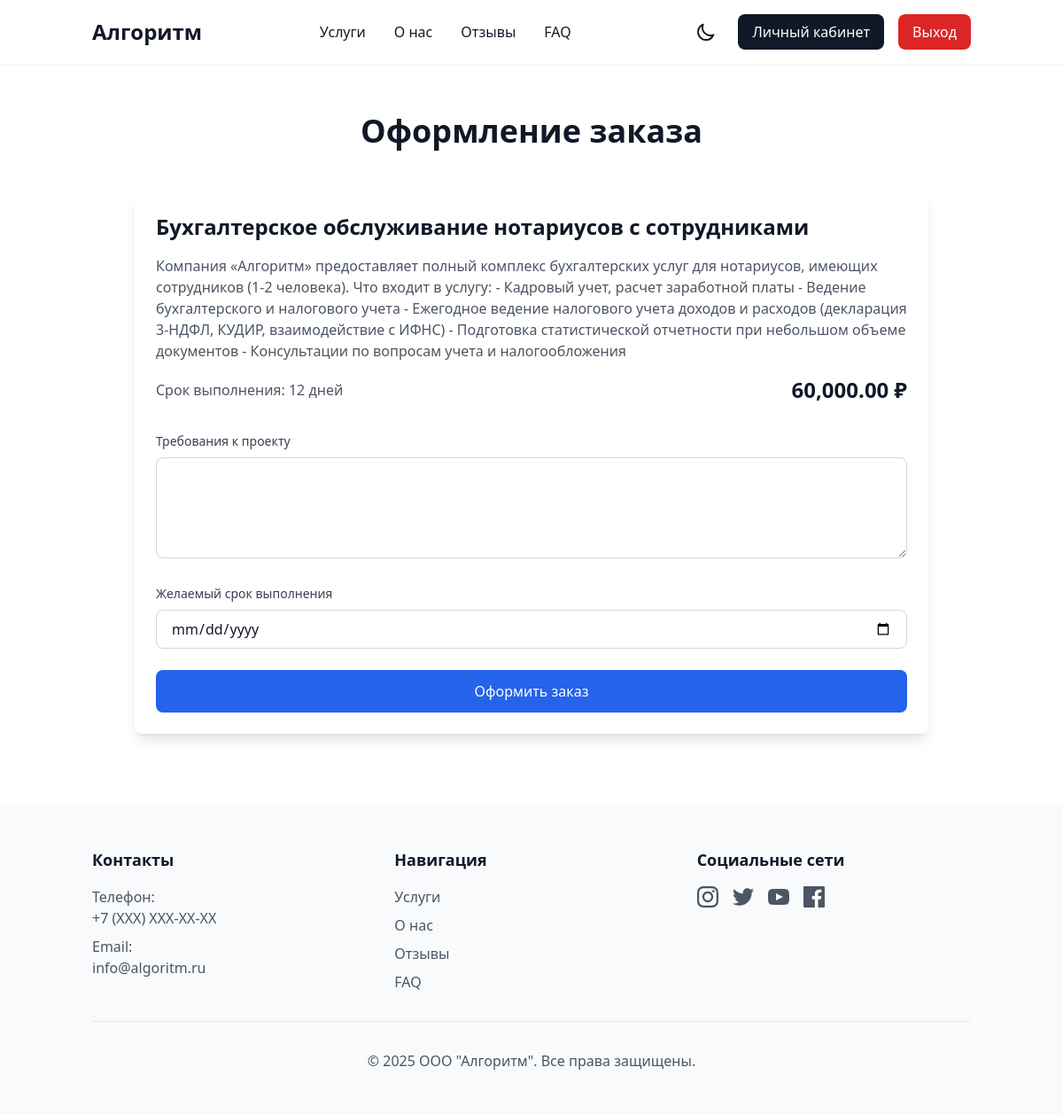
Screenshot of /order.php?service_id=14 (signed in) with the database file from the repository.
### tables this page shows
CREATE TABLE `services` (
  `id` int(11) NOT NULL,
  `title` varchar(255) NOT NULL,
  `brief_description` text NOT NULL,
  `full_description` text NOT NULL,
  `price` decimal(10,2) NOT NULL,
  `duration_days` int(11) NOT NULL,
  `created_at` timestamp NOT NULL DEFAULT CURRENT_TIMESTAMP,
  `updated_at` timestamp NOT NULL DEFAULT CURRENT_TIMESTAMP ON UPDATE CURRENT_TIMESTAMP
);

### order.php (the view, shortened to what this page needs)
<?php
require_once 'config/database.php';
?>
<!DOCTYPE html>
<html lang="ru" class="scroll-smooth">
<head>
    <link href="public/css/style.css" rel="stylesheet">
</head>
<body class="bg-white dark:bg-gray-900 text-gray-900 dark:text-white">
    <?php include 'includes/header.php'; ?>
    <section class="pt-32 py-20">
        <div class="container mx-auto px-4">
            <h2 class="text-4xl font-bold text-center mb-12">Оформление заказа</h2>
            <div class="max-w-4xl mx-auto">
                <?php if (isset($_GET['service_id'])): ?>
                    <?php
                    try {
                        $stmt = $pdo->prepare("SELECT * FROM services WHERE id = ?");
                        $stmt->execute([$_GET['service_id']]);
                        $service = $stmt->fetch();
                        if ($service):
                    ?>
                        <div class="bg-white dark:bg-gray-800 rounded-lg shadow-lg p-6">
                            <div class="mb-8">
                                <h3 class="text-2xl font-semibold mb-4"><?php echo htmlspecialchars($service['title']); ?></h3>
                                <p class="text-gray-600 dark:text-gray-400 mb-4">
                                    <?php echo htmlspecialchars($service['full_description']); ?>
                                </p>
                                <div class="flex justify-between items-center">
                                    <div>
                                        <p class="text-gray-600 dark:text-gray-400">
                                            Срок выполнения: <?php echo htmlspecialchars($service['duration_days']); ?> дней
                                        </p>
                                    </div>
                                    <div class="text-right">
                                        <p class="text-2xl font-bold"><?php echo number_format($service['price'], 2); ?> ₽</p>
                                    </div>
                                </div>
                            </div>
                            <?php if (isset($_SESSION['user_id'])): ?>
                                <form action="order.php?service_id=<?php echo $service['id']; ?>" method="POST" class="space-y-6">
                                    <div>
                                        <label for="requirements" class="block text-sm font-medium text-gray-700 dark:text-gray-300 mb-2">
                                            Требования к проекту
                                        </label>
                                        <textarea
                                            id="requirements"
                                            name="requirements"
                                            rows="4"
                                            class="w-full px-4 py-2 border border-gray-300 dark:border-gray-600 rounded-lg focus:ring-2 focus:ring-blue-500 dark:bg-gray-700 dark:text-white"
                                            required
                                        ></textarea>
                                    </div>
                                    <div>
                                        <label for="deadline" class="block text-sm font-medium text-gray-700 dark:text-gray-300 mb-2">
                                            Желаемый срок выполнения
                                        </label>
                                        <input
                                            type="date"
                                            id="deadline"
                                            name="deadline"
                                            class="w-full px-4 py-2 border border-gray-300 dark:border-gray-600 rounded-lg focus:ring-2 focus:ring-blue-500 dark:bg-gray-700 dark:text-white"
                                            required
                                        >
                                    </div>
                                    <button
                                        type="submit"
                                        class="w-full bg-blue-600 text-white px-6 py-3 rounded-lg hover:bg-blue-700 transition-colors"
                                    >
                                        Оформить заказ
                                    </button>
                                </form>
                            <?php endif; ?>
                        </div>
                    <?php
                        else:
                            echo '<p class="text-center text-red-500">Услуга не найдена</p>';
                        endif;
                    } catch (PDOException $e) {
                        echo '<p class="text-center text-red-500">Ошибка при загрузке данных услуги</p>';
                    }
                    ?>
                <?php else: ?>
                    <p class="text-center text-gray-600 dark:text-gray-400">Не выбрана услуга для заказа</p>
                <?php endif; ?>
            </div>
        </div>
    </section>
    <?php include 'includes/footer.php'; ?>
</body>
</html>

### rows the page displays
services: title "Бухгалтерское обслуживание нотариусов с сотрудниками", full_description "Компания «Алгоритм» предоставляет полный комплекс бухгалтерских услуг для нотариусов, имеющих сотрудников (1-2 человека). Что входит в услугу: - Кадровый учет, расчет заработной платы - Ведение бухгалтерского и налогового учета - Ежегодное ведение налогового учета доходов и расходов (декларация 3-НДФЛ, КУДИР, взаимодействие с ИФНС) - Подготовка статистической отчетности при небольшом объеме документов - Консультации по вопросам учета и налогообложения", duration_days "12", price "60,000.00"
